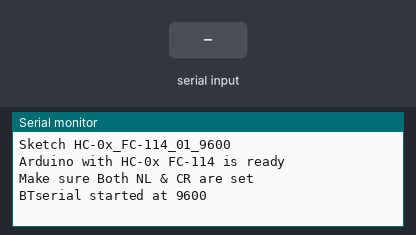
Simulated run of this sketch. Board: Arduino Uno, built with avr-gcc and run on an emulated ATmega328P. Parts: the last lines printed to the serial monitor. The test bench sets the inputs (shaded band).

Above: at 1.2 s.
1.3 s: "1\n" received over Serial
At 2.5 s:
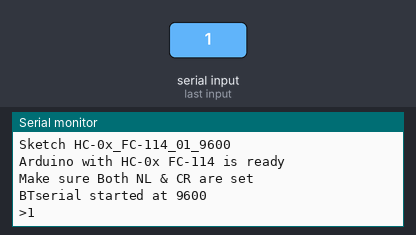
2.8 s: "1\n" received over the second serial link
At 3.8 s:
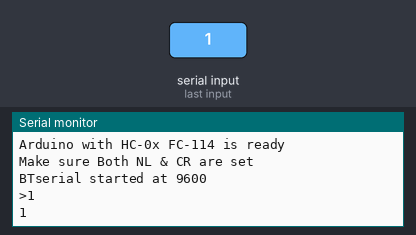
4.3 s: byte 10 (10) received over Serial
At 5.0 s:
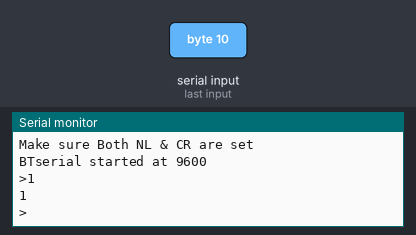
5.8 s: "0\n" received over Serial
At 6.1 s:
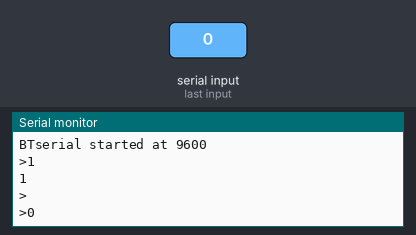
7.3 s: "0\n" received over the second serial link
At 8.4 s:
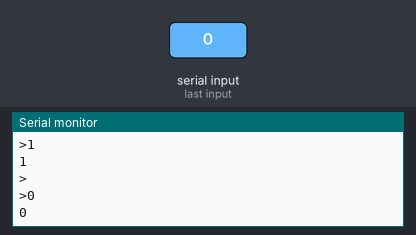

Measured:
- after the input at 1.3 s, the serial monitor: prints a new line at once (image 1)
- after the input at 2.8 s, the serial monitor: prints a new line at once (image 2)
- after the input at 4.3 s, the serial monitor: prints a new line at once (image 3)
- after the input at 5.8 s, the serial monitor: prints a new line at once (image 4)
- after the input at 7.3 s, the serial monitor: prints a new line at once (image 5)

The sketch:

bluetooth-AT-bridge.ino
```cpp
// Basic bluetooth test sketch. HC-0x_FC-114_01_9600
//  Uses hardware serial to talk to the host computer and software serial for communication with the bluetooth module
//
//  Pins
//  BT VCC to Arduino 5V out.
//  BT GND to GND
//  Arduino D3 to BT RX through a voltage divider
//  Arduino D2 BT TX (no need voltage divider)
//
//  When a command is entered in the serial monitor on the computer
//  the Arduino will relay it to the bluetooth module and display the result.
//
// The HC-0x FC-114 modules require CR and NL

#include <SoftwareSerial.h>
SoftwareSerial BTSerial(10, 11); // RX | TX


char c = ' ';
boolean NL = true;

void setup()
{
      Serial.begin(9600);
      Serial.println("Sketch HC-0x_FC-114_01_9600");
      Serial.println("Arduino with HC-0x FC-114 is ready");
      Serial.println("Make sure Both NL & CR are set");
      Serial.println("");

      // FC-114 default baud rate is 9600
      //BTSerial.begin(9600);
      BTSerial.begin(38600);
      Serial.println("BTserial started at 9600");
      Serial.println("");

}

void loop()
{

    // Read from the Bluetooth module and send to the Arduino Serial Monitor
    if (BTSerial.available())
    {
        c = BTSerial.read();
        Serial.write(c);
    }


    // Read from the Serial Monitor and send to the Bluetooth module
    if (Serial.available())
    {
        c = Serial.read();
        BTSerial.write(c);

        // Echo the user input to the main window. The ">" character indicates the user entered text.
        if (NL) { Serial.print(">");  NL = false; }
        Serial.write(c);
        if (c==10) { NL = true; }
    }

}
```
